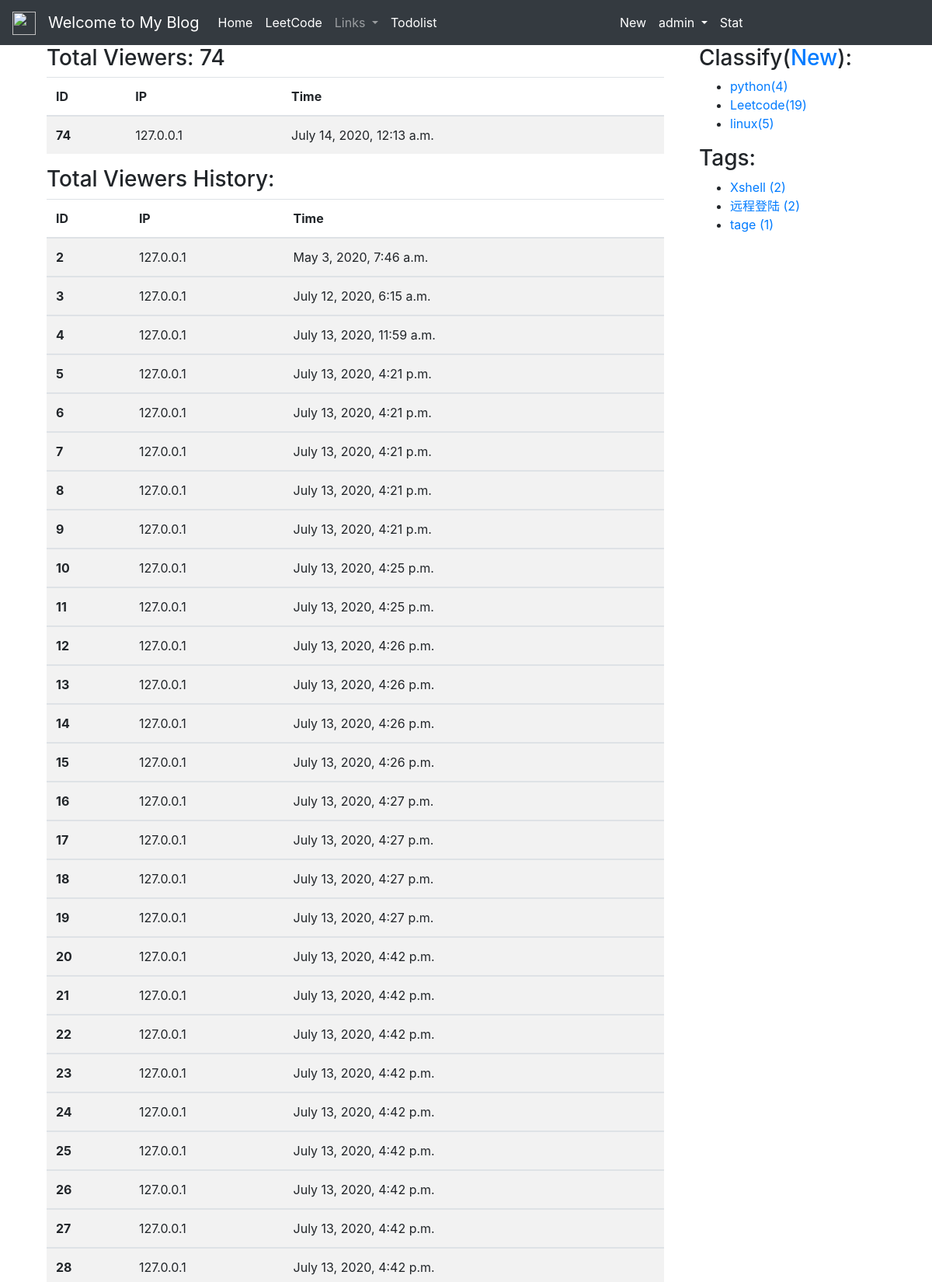
Screenshot of /user_stat/ (signed in, upper part) with the database file from the repository.
### blog/models.py (models this page shows, shortened)
class Website_views(models.Model):
    nid = models.AutoField(primary_key=True)
    views = models.IntegerField()

class view_ip(models.Model):
    nid = models.AutoField(primary_key=True)
    user_ip = models.CharField(max_length=15, null=False)
    create_time = models.DateTimeField(auto_now_add=True)

class view_ip_history(models.Model):
    nid = models.AutoField(primary_key=True)
    user_ip = models.CharField(max_length=15, null=False)
    create_time = models.DateTimeField(auto_now_add=True)

class BlogClassify(models.Model):
    title = models.CharField(max_length=100, blank=True)
    created = models.DateTimeField(default=timezone.now)

class Tag(models.Model):
    name = models.CharField(max_length=100)

### blog/views.py (the view)
# urls.py: path('user_stat/',views.user_stat,name='user_stat'),
def user_stat(request):
    total_views = Website_views.objects.first()
    user_ip = view_ip.objects.all()
    view_ip_historys=view_ip_history.objects.all()
    context = {
        'total_views': total_views,
        'user_ips': user_ip,
        'view_ip_historys':view_ip_historys,
    }
    return render(request, 'blog/userstat.html', context)

### blog/templatetags/blog_extras.py (called while the page is built)
@register.inclusion_tag('blog/inclusions/_classify.html',takes_context=True)
def show_classify(context):
    classify_list = BlogClassify.objects.annotate(num_posts=Count('blog')).filter(num_posts__gt=0)
    return {
        'classify_list': classify_list,
    }

@register.inclusion_tag('blog/inclusions/_tags.html', takes_context=True)
def show_tags(context):
    tag_list = Tag.objects.annotate(num_posts=Count('blog')).filter(num_posts__gt=0)
    return {
        'tag_list': tag_list,
    }

### templates/blog/userstat.html (shortened to what this page needs)
{% extends "base.html" %}
{% load staticfiles %}
{% block content %}
<div class="container">
    <h3>Total Viewers: {{total_views.views}}</h3>
    <table class="table table-striped">
      <thead>
        <tr>
          <th scope="col">ID</th>
          <th scope="col">IP</th>
          <th scope="col">Time</th>
        </tr>
      </thead>
        {% for user_ip in user_ips%}
          <tbody>
            <tr>
              <th scope="row">{{user_ip.nid}}</th>
              <td>{{user_ip.user_ip}}</td>
              <td>{{user_ip.create_time}}</td>
            </tr>
          {% endfor %}
      </tbody>
</table>
    <h3>Total Viewers History:</h3>
  <table class="table table-striped">
      <thead>
        <tr>
          <th scope="col">ID</th>
          <th scope="col">IP</th>
          <th scope="col">Time</th>
        </tr>
      </thead>
        {% for view_ip_history in view_ip_historys%}
          <tbody>
            <tr>
              <th scope="row">{{view_ip_history.nid}}</th>
              <td>{{view_ip_history.user_ip}}</td>
              <td>{{view_ip_history.create_time}}</td>
            </tr>
          {% endfor %}
      </tbody>
</table>
</div>
{% endblock content %}

### templates/header.html (shortened to what this page needs)
{% load notifications_tags %}
<nav class="navbar navbar-expand-lg navbar-dark bg-dark sticky-top">
  <a class="navbar-brand" href="#">
    <img src="https://tse1-mm.cn.bing.net/th/id/OIP.kQ3Ds3GeMrpIxpxMAPzIDgHaE7?w=300&h=199&c=7&o=5&pid=1.7" width="30" height="30" alt="">
  </a>
  <a class="navbar-brand" href="{% url 'blog:blog_list' %}">Welcome to My Blog</a>
  <div class="collapse navbar-collapse " id="navbarSupportedContent">
    <ul class="navbar-nav mr-auto">
      <li class="nav-item active">
        <a class="nav-link" href="{% url 'blog:blog_list' %}">Home <span class="sr-only">(current)</span></a>
      </li>
        <li>
        <a class="nav-link active" href="{% url 'blog:blog_list_leetcode' %}">LeetCode</a>
      </li>
      <li class="nav-item dropdown">
        <a class="nav-link dropdown-toggle" href="#" id="navbarDropdown" role="button" data-toggle="dropdown" aria-haspopup="true" aria-expanded="false">
          Links
        </a>
      </li>
        <li>
        <a class="nav-link active" href="{% url 'record:todolist_list' %}">Todolist</a>
      </li>
    </ul>
  <ul class="navbar-nav mr-auto">
    {% if user.is_authenticated %}
          <li class="nav-item">
            <a class="nav-link active" href="{% url 'blog:blog_create' %}">New</a>
          </li>
          <li class="nav-item dropdown">
            <a class="nav-link dropdown-toggle active" href="#" id="navbarDropdownuserprofile" role="button" data-toggle="dropdown" aria-haspopup="true" aria-expanded="false">
              {{ user.username }}
            </a>
          </li>
    {% endif %}
      <li>
        <a class="nav-link active" href="{% url 'blog:user_stat' %}">Stat</a>
      </li>
    </ul>
  </div>
</nav>

### templates/blog/inclusions/_classify.html
<div class="">
  <h3 class="">Classify(<a href="{% url 'blog:classify_add' %}">New</a>):</h3>
  <ul>
    {% for classify in classify_list %}
      <li>
        <a href="{% url 'blog:blog_list' %}?classify={{ classify.id }}">{{ classify.title }}<span class="post-count">({{ classify.num_posts }})</span></a>
      </li>
    {% empty %}
      暂无分类！
    {% endfor %}
  </ul>
</div>

### templates/blog/inclusions/_tags.html
<div class="widget widget-tag-cloud">
  <h3 class="widget-title">Tags:</h3>
  <ul>
    {% for tag in tag_list %}
      <li>
        <a href="{% url 'blog:blog_list' %}?tag={{ tag.id }}">{{ tag.name }} <span class="post-count">({{ tag.num_posts }})</span></a>
      </li>
    {% empty %}
      暂无标签！
    {% endfor %}
  </ul>
</div>

### rows the page displays
Website_views: views "74"
view_ip: nid "74", user_ip "127.0.0.1", create_time "July 14, 2020, 12:13 a.m."
view_ip_history: nid "2", user_ip "127.0.0.1", create_time "May 3, 2020, 7:46 a.m."
view_ip_history: nid "3", user_ip "127.0.0.1", create_time "July 12, 2020, 6:15 a.m."
view_ip_history: nid "4", user_ip "127.0.0.1", create_time "July 13, 2020, 11:59 a.m."
view_ip_history: nid "5", user_ip "127.0.0.1", create_time "July 13, 2020, 4:21 p.m."
view_ip_history: nid "6", user_ip "127.0.0.1", create_time "July 13, 2020, 4:21 p.m."
view_ip_history: nid "7", user_ip "127.0.0.1", create_time "July 13, 2020, 4:21 p.m."
view_ip_history: nid "8", user_ip "127.0.0.1", create_time "July 13, 2020, 4:21 p.m."
view_ip_history: nid "9", user_ip "127.0.0.1", create_time "July 13, 2020, 4:21 p.m."
view_ip_history: nid "10", user_ip "127.0.0.1", create_time "July 13, 2020, 4:25 p.m."
view_ip_history: nid "11", user_ip "127.0.0.1", create_time "July 13, 2020, 4:25 p.m."
view_ip_history: nid "12", user_ip "127.0.0.1", create_time "July 13, 2020, 4:26 p.m."
view_ip_history: nid "13", user_ip "127.0.0.1", create_time "July 13, 2020, 4:26 p.m."
view_ip_history: nid "14", user_ip "127.0.0.1", create_time "July 13, 2020, 4:26 p.m."
view_ip_history: nid "15", user_ip "127.0.0.1", create_time "July 13, 2020, 4:26 p.m."
view_ip_history: nid "16", user_ip "127.0.0.1", create_time "July 13, 2020, 4:27 p.m."
view_ip_history: nid "17", user_ip "127.0.0.1", create_time "July 13, 2020, 4:27 p.m."
view_ip_history: nid "18", user_ip "127.0.0.1", create_time "July 13, 2020, 4:27 p.m."
view_ip_history: nid "19", user_ip "127.0.0.1", create_time "July 13, 2020, 4:27 p.m."
view_ip_history: nid "20", user_ip "127.0.0.1", create_time "July 13, 2020, 4:42 p.m."
view_ip_history: nid "21", user_ip "127.0.0.1", create_time "July 13, 2020, 4:42 p.m."
view_ip_history: nid "22", user_ip "127.0.0.1", create_time "July 13, 2020, 4:42 p.m."
view_ip_history: nid "23", user_ip "127.0.0.1", create_time "July 13, 2020, 4:42 p.m."
view_ip_history: nid "24", user_ip "127.0.0.1", create_time "July 13, 2020, 4:42 p.m."
view_ip_history: nid "25", user_ip "127.0.0.1", create_time "July 13, 2020, 4:42 p.m."
view_ip_history: nid "26", user_ip "127.0.0.1", create_time "July 13, 2020, 4:42 p.m."
view_ip_history: nid "27", user_ip "127.0.0.1", create_time "July 13, 2020, 4:42 p.m."
view_ip_history: nid "28", user_ip "127.0.0.1", create_time "July 13, 2020, 4:42 p.m."
BlogClassify: title "python", num_posts "4"
BlogClassify: title "Leetcode", num_posts "19"
BlogClassify: title "linux", num_posts "5"
Tag: name "Xshell", num_posts "2"
Tag: name "远程登陆", num_posts "2"
Tag: name "tage", num_posts "1"

### other values shown
{{ user.username }} "admin"
